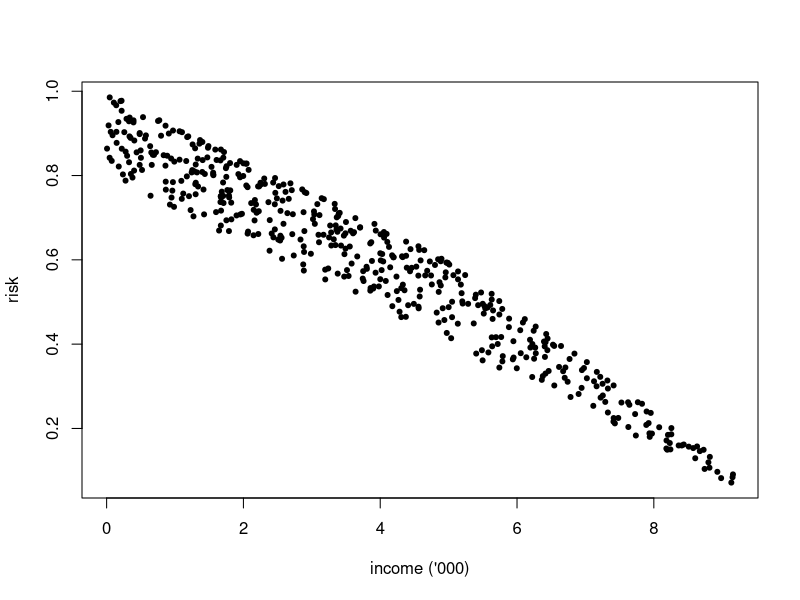
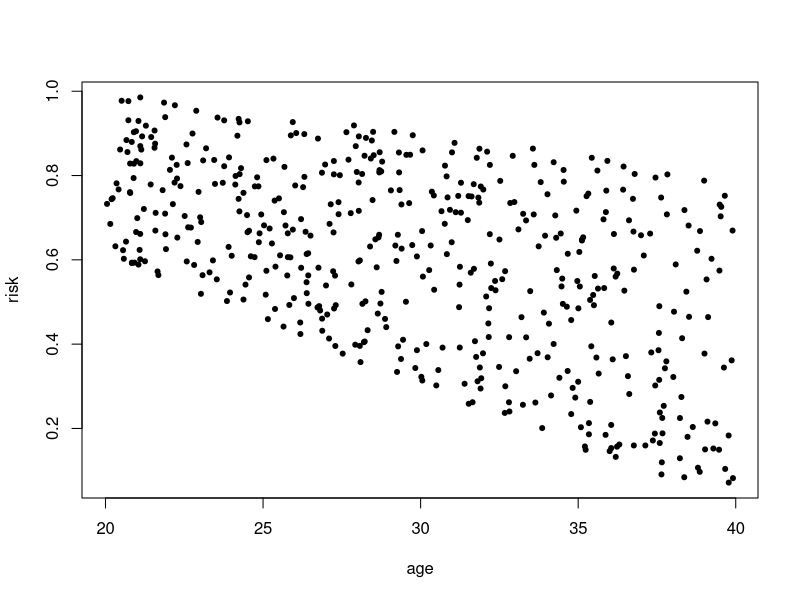
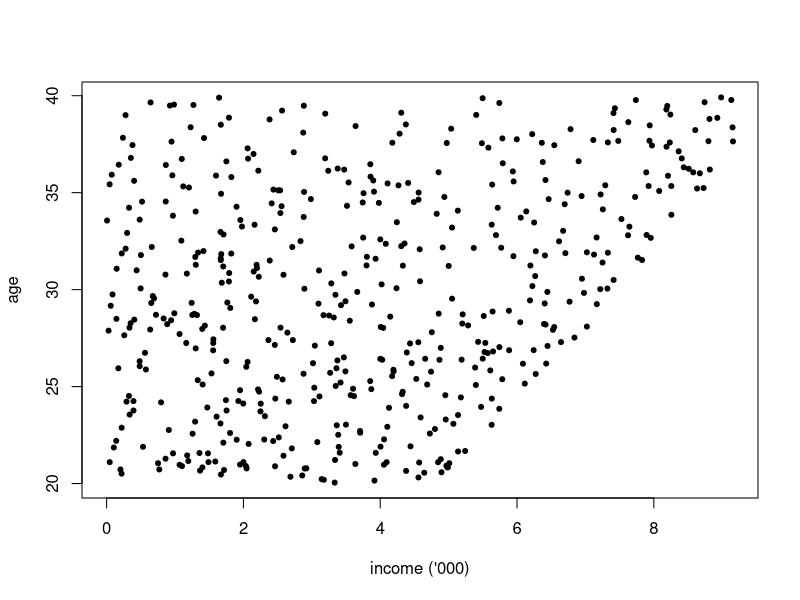

Generate these figures, in order, with R:
# 14.5.2015 I.Zliobaite
# Espoo
# toy example, redlining

set.seed('1981') 
N <- 500

age <- runif(N,20,40)
income <- runif(N,0,10)
th <- (age-20)/20/2 + 0.5
income <- income*th
risk <- 0.8*(10-income)/10 + 0.2*(40-age)/20 

png('fig_risk_income.png',width = 260,height = 300)
plot(income,risk,pch = 20,xlab = 'income (\'000)',ylab = 'risk')
dev.off()

png('fig_risk_age.png',width = 260,height = 300)
plot(age,risk,pch = 20,xlab = 'age',ylab = 'risk')
dev.off()

png('fig_income_age.png',width = 260,height = 300)
plot(income,age,pch = 20,xlab = 'income (\'000)',ylab = 'age')
dev.off()

data <- as.data.frame(cbind(risk,income,age))
fit_all <- lm(risk ~ income + age, data=data)
fit_inc <- lm(risk ~ income, data=data)
pr_inc <- predict 

